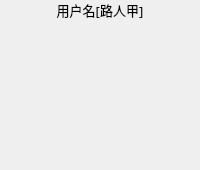
<?xml version="1.0" encoding="UTF-8"?>
<ui version="4.0">
 <class>UserShow</class>
 <widget class="QWidget" name="UserShow">
  <property name="geometry">
   <rect>
    <x>0</x>
    <y>0</y>
    <width>200</width>
    <height>170</height>
   </rect>
  </property>
  <property name="minimumSize">
   <size>
    <width>200</width>
    <height>170</height>
   </size>
  </property>
  <property name="font">
   <font>
    <family>微软雅黑</family>
    <pointsize>10</pointsize>
   </font>
  </property>
  <property name="windowTitle">
   <string>Form</string>
  </property>
  <property name="styleSheet">
   <string notr="true"/>
  </property>
  <layout class="QVBoxLayout" name="verticalLayout">
   <property name="spacing">
    <number>0</number>
   </property>
   <property name="leftMargin">
    <number>0</number>
   </property>
   <property name="topMargin">
    <number>0</number>
   </property>
   <property name="rightMargin">
    <number>0</number>
   </property>
   <property name="bottomMargin">
    <number>0</number>
   </property>
   <item>
    <widget class="QLabel" name="lb_name">
     <property name="minimumSize">
      <size>
       <width>0</width>
       <height>20</height>
      </size>
     </property>
     <property name="maximumSize">
      <size>
       <width>16777215</width>
       <height>20</height>
      </size>
     </property>
     <property name="text">
      <string>用户名[路人甲]</string>
     </property>
     <property name="alignment">
      <set>Qt::AlignCenter</set>
     </property>
    </widget>
   </item>
   <item>
    <spacer name="verticalSpacer">
     <property name="orientation">
      <enum>Qt::Vertical</enum>
     </property>
     <property name="sizeHint" stdset="0">
      <size>
       <width>20</width>
       <height>147</height>
      </size>
     </property>
    </spacer>
   </item>
  </layout>
 </widget>
 <resources/>
 <connections/>
</ui>
